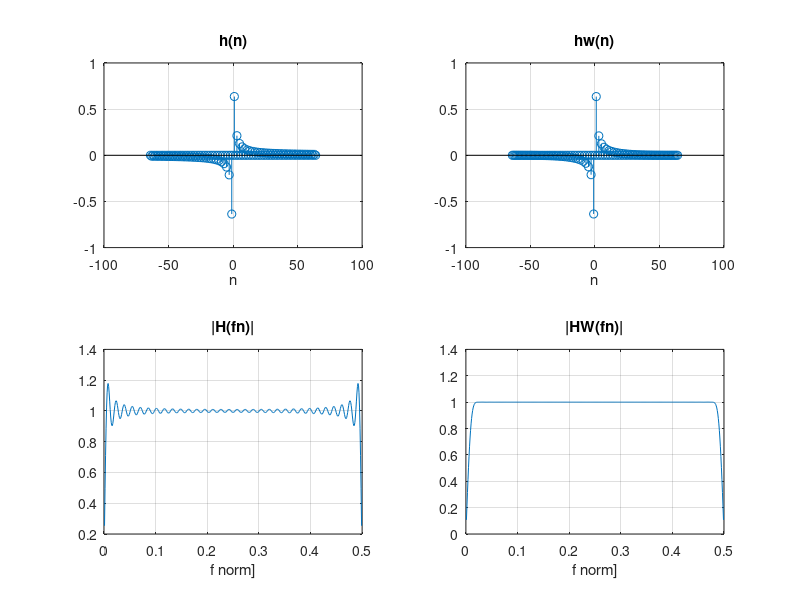
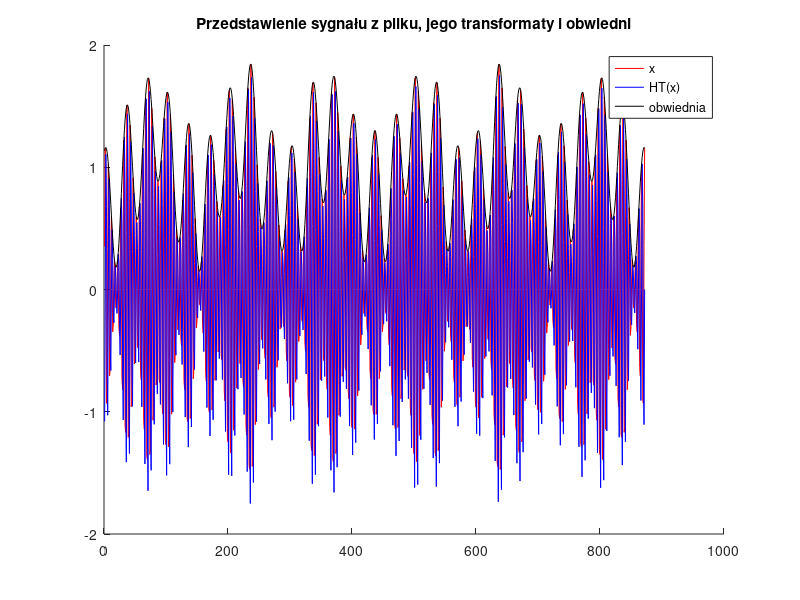
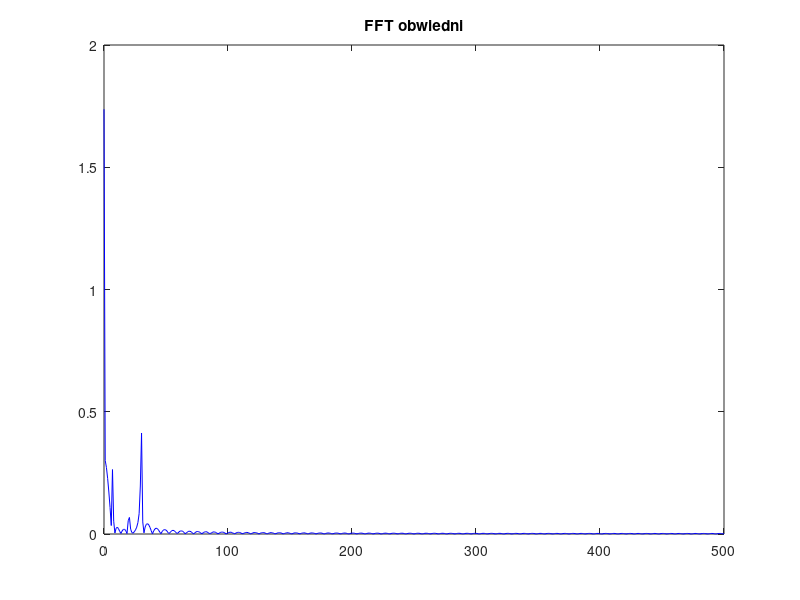

Write the MATLAB code that produced these figures, in order. (Note: this script raises an error after producing the figures.)
clear all; close all; clc;

%% Dany sygnał
load('lab08_am.mat');
x = s7;

%% Generowanie teoretycznej odpowiedzi impulsowej
fs = 1000;                          % częstotliwość próbkowania
fc = 200;                           % częstotliwość nośna
M  = 64;                            % połowa długości filtra
N  = 2*M+1;
n  = 1:M;
h  = (2/pi)*sin(pi*n/2).^2 ./n;     % połowa odpowiedzi impulsowej
h  = [-h(M:-1:1) 0 h(1:M)];         % cała odpowiedź dla n = -M,...,0,...,M

%% Wymnażanie przez okno Blackmana (w celu zmniejszenia wycieku widma)
w  = blackman(N); 
w  = w';            
hw = h.*w;                          % wymnożenie odpowiedzi impulsowej z oknem

%% Widmo Fouriera oraz wykresy
m = -M : 1 : M;                     % dla filtra nieprzyczynowego (bez przesunięcia o M próbek w prawo)
% m = 0 : N-1;                      % dla filtra przyczynowego (z przesunięciem o M próbek w prawo)
NF = 500; 
fn=0.5*(1:NF-1)/NF;
for k=1:NF-1
    H(k)  = sum (h  .* exp(-1i*2*pi*fn(k)*m));
    HW(k) = sum (hw .* exp(-1i*2*pi*fn(k)*m));
end

figure(1);
set(figure(1),'units','points');
subplot(2,2,1);
stem(m,h); grid; title('h(n)'); xlabel('n');
subplot(2,2,2);
stem(m,hw); grid; title('hw(n)'); xlabel('n'); 
subplot(2,2,3);
plot(fn,abs(H)); grid; title('|H(fn)|'); xlabel('f norm]'); 
subplot(2,2,4);
plot(fn,abs(HW)); grid; title('|HW(fn)|'); xlabel('f norm]');

%% Porównanie z funkcją hilbert() matlaba
HT = hilbert(x);

%% Filtracja odpowiedzią impulsową
xHT = conv(x,hw);           % filtracja sygnału x(n) za pomocą odp. impulsowej hw(n); otrzymujemy Nx+N-1 próbek
xHT = xHT(N:1000);          % odcięcie stanów przejściowych (po N-1 próbek) z przodu sygnału y(n)
x2  = x(M+1:1000-M);        % odcięcie tych próbek z x(n), dla których nie ma poprawnych odpowiedników w y(n)
m   = sqrt(x2.^2 + xHT.^2); % obwiednia to pierwiastek z sumy kwadratów sygnałów x i jego transformacji Hilberta HT(x).

%% Sygnał x2 wraz z jego transformatą Hilberta xHT i obwiednią m
figure('Name','Sygnał x wraz z jego transformatą Hilberta xHT i obwiednią m');
set(figure(2),'units','points');
hold on;
plot(x2,'r'); 
plot(xHT,'b');
plot(m,'k'); 
title('Przedstawienie sygnału z pliku, jego transformaty i obwiedni')
legend('x','HT(x)','obwiednia');
hold off;

%% FFT obwiedni
NFFT = 2^nextpow2(fs);
Y    = fft(m,NFFT)/fs;                  % transformata fouriera obwiedni
f    = fs/2*linspace(0,1,NFFT/2+1);

figure('Name','FFT obwiedni')
set(figure(3),'units','points');
plot(f,2*abs(Y(1:NFFT/2+1)),'b');
title('FFT obwiedni');

%% Odczytanie parametrów sygnału modulującego m(t)
[pks, locs] = findpeaks(2*abs(Y(1:NFFT/2+1)),'SortStr','descend');

if(0)
    f1 = locs(1); f2=locs(2); f3=locs(3);
    A1 = pks(1);  A2=pks(2);  A3=pks(3);
else
    f1=6;   f2=60;   f3=90;
    A1=0.2; A2=0.33; A3=0.57;
end

%% Sygnał modulujący amplitudę mr(t) - suma trzech sygnałów
t  = 0:1/fs:1-1/fs;
mr = 1 + A1*cos(2*pi*f1*t) + A2*cos(2*pi*f2*t) + A3*cos(2*pi*f3*t);     % sygnał modulujący
mr = mr(M+1:1000-M);                                                    % odcięcie próbek

%% Sygnał m(t) z pliku po filtrze Hilberta vs Sygnał mr(t) rekonstruowany
figure('Name','Sygnał m(t) z pliku po filtrze Hilberta vs Sygnał mr(t) rekonstruowany');
set(figure(4),'units','points');
hold on;
plot(m, 'b');
plot(mr,'r');
plot(abs(HT(M:end)),'k');
title('Porównanie sygnałów modulujących m i mr');
legend('m  - Z filtru FIR','mr - Zrekonstruowany','matlab hilbert()'); 
hold off;

%% Sygnał x z pliku zmodulowany vs Sygnał xr rekonstruowany i zmodulowany
xn = sin(2*pi*fc*t);          % nośna z treści
xn = xn(M+1:1000-M);          % odcięcie próbek
xr = xn.*mr;                  % sygnał zmodulowany po odtworzeniu

figure('Name','Sygnał x z pliku zmodulowany vs Sygnał xr rekonstruowany i zmodulowany');
set(figure(5),'units','points');
hold on;
plot(x2,'r');
plot(xr,'b');
title('Porównanie sygnałów x i xr po modulacji');
legend('x  - Sygnał z pliku zmodulowany ','xr - Sygnał skonstruowany i zmodulowany');
hold off;